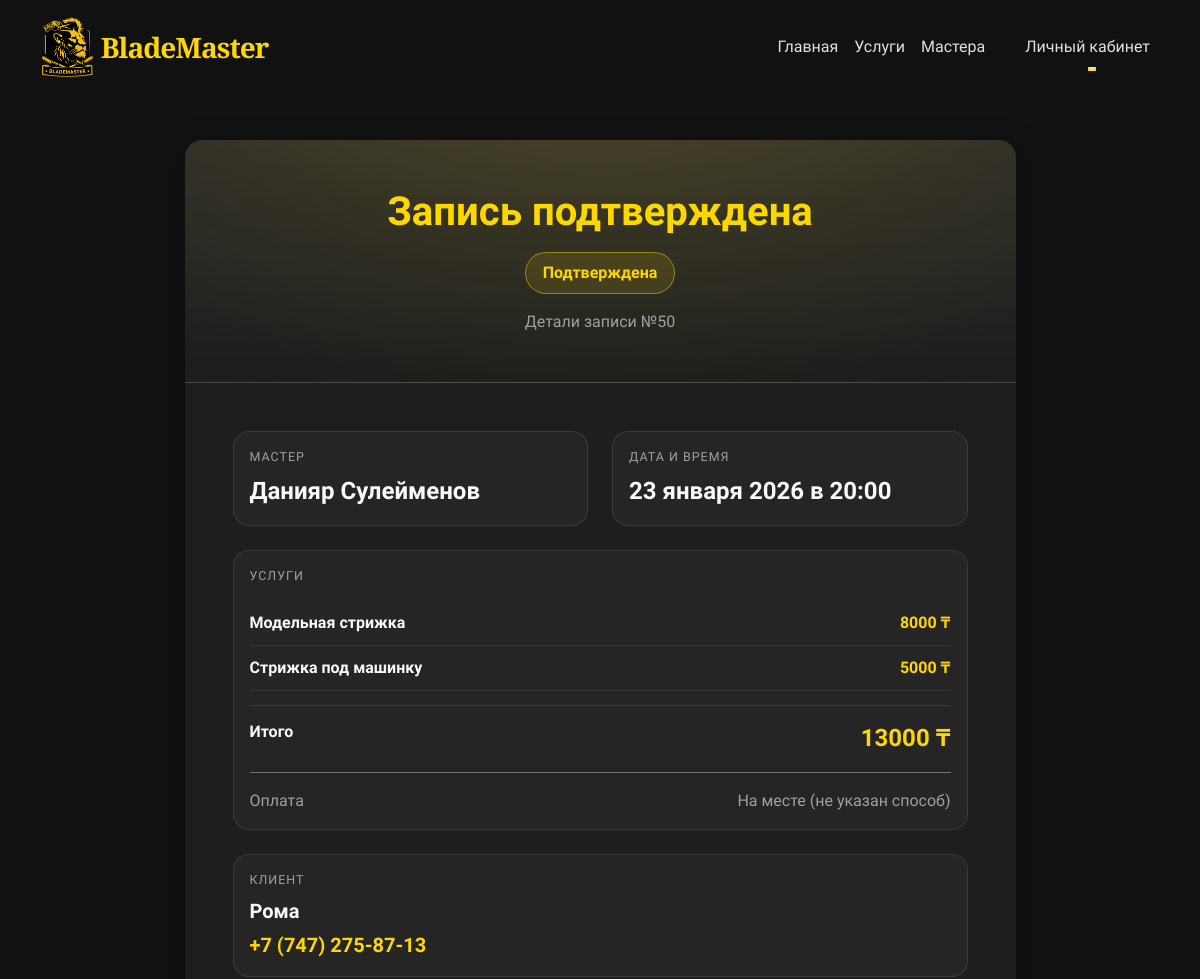
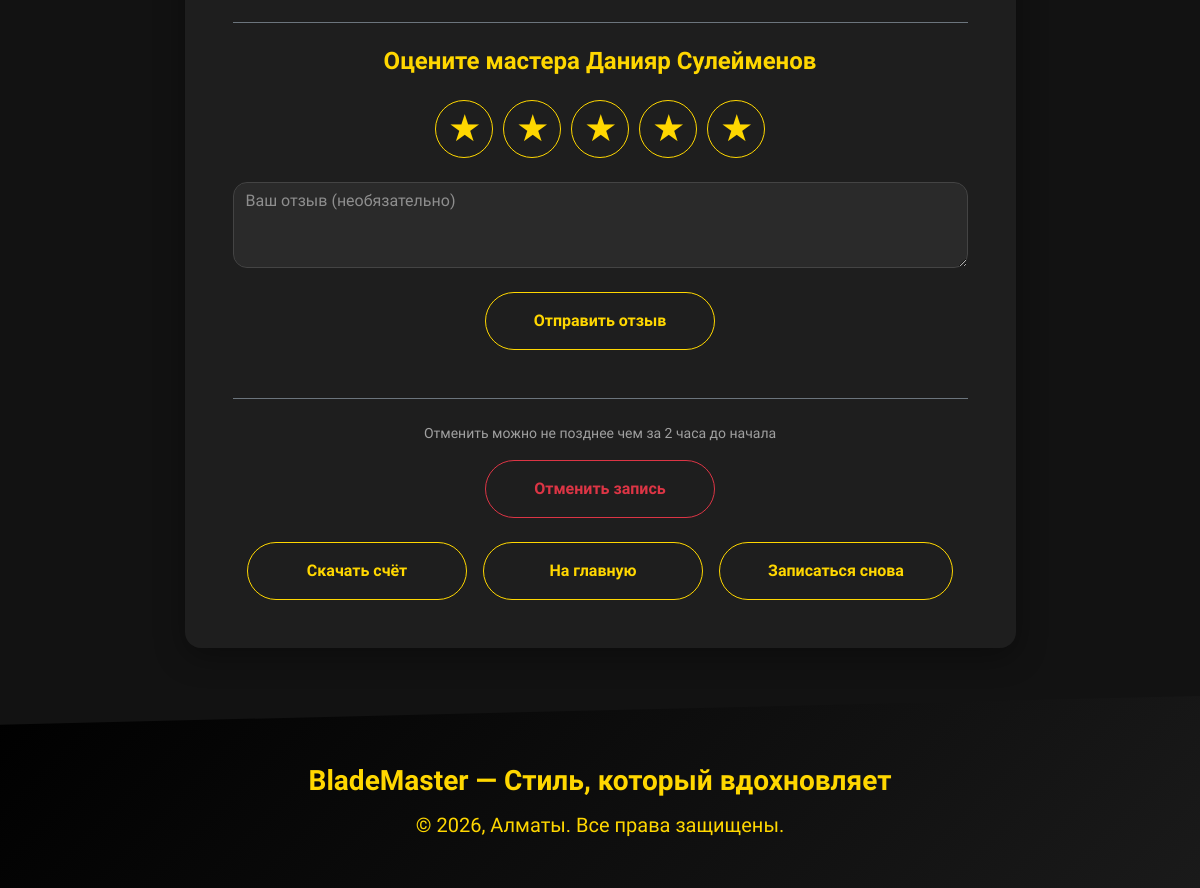
The page /appointment/50/success/ on the database as committed earlier (2 pictures, top to bottom).
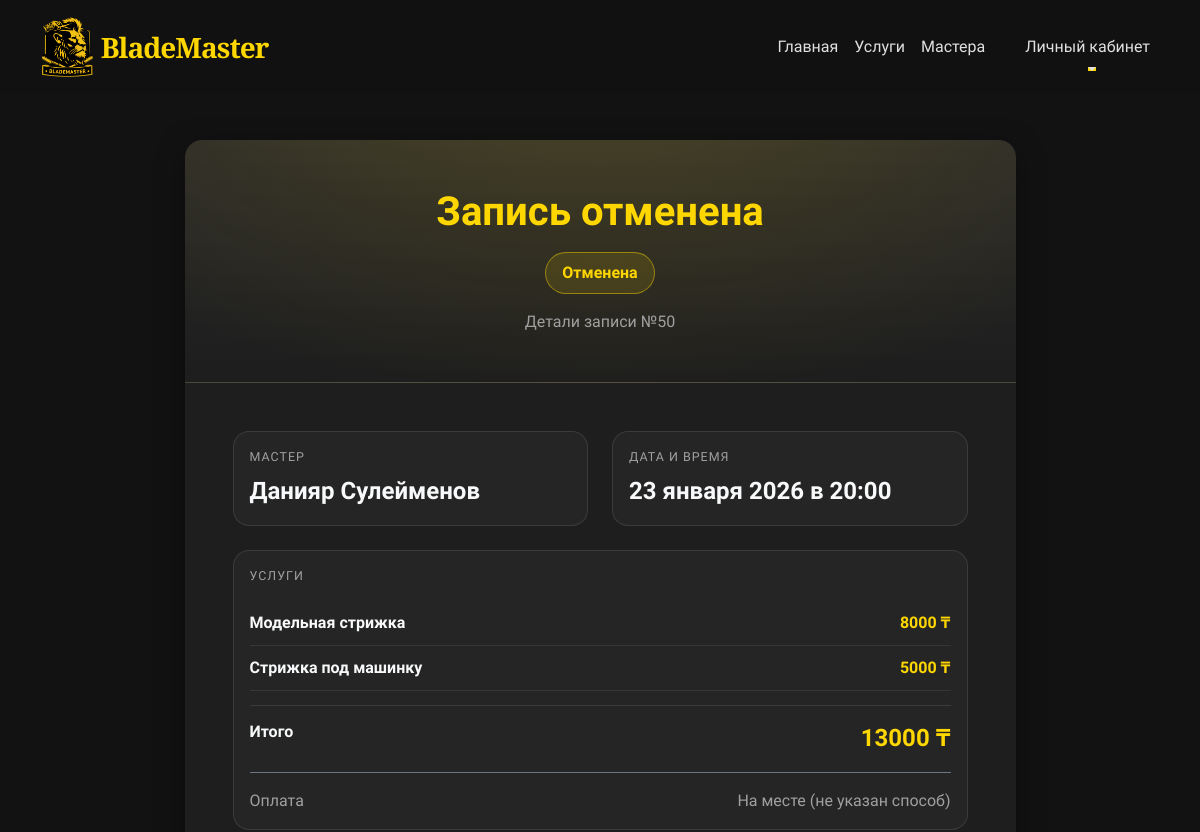
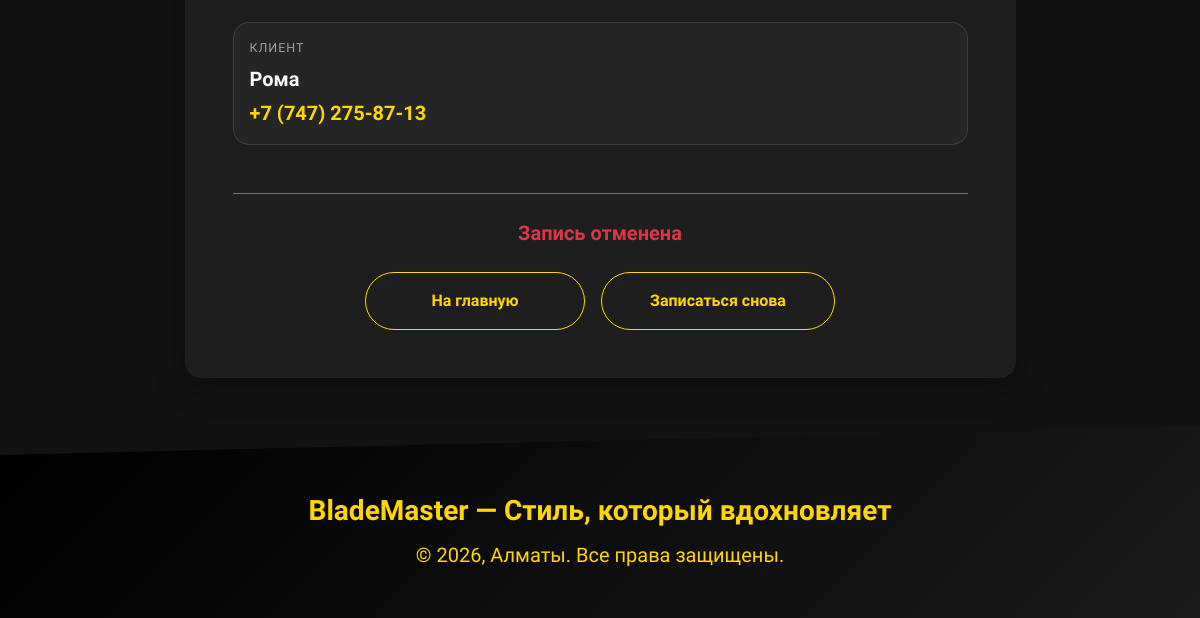
The same page on the database as committed later (2 pictures, top to bottom).
### core/models.py (models this page shows, shortened)
class Appointment(models.Model):
    client_name = models.CharField("Имя клиента", max_length=100)
    client_phone = models.CharField("Телефон клиента", max_length=20)
    client_email = models.EmailField("Email клиента", blank=True, null=True)
    service = models.ManyToManyField(Service, verbose_name="Выбранные услуги")
    master = models.ForeignKey(Master, on_delete=models.CASCADE, verbose_name="Мастер")
    date = models.DateField("Дата записи")
    time = models.TimeField("Время записи")
    status = models.CharField("Статус записи", max_length=20, choices=[
        ('new', 'Новая'),
        ('confirmed', 'Подтверждена'),
        ('completed', 'Выполнена'),
        ('cancelled', 'Отменена'),
        ('no_show', 'Не пришёл'),
    ], default='new')
    created_at = models.DateTimeField("Дата и время создания записи", auto_now_add=True)
    prepayment_amount = models.DecimalField(max_digits=10, decimal_places=2, default=0, verbose_name="Сумма предоплаты")
    prepayment_paid = models.BooleanField(default=False, verbose_name="Предоплата оплачена")
    prepayment_method = models.CharField(max_length=50, blank=True, verbose_name="Способ предоплаты")
    class Meta:
        verbose_name = "Запись"
        verbose_name_plural = "Записи клиентов"
    def total_price(self):
        return sum(service.price for service in self.service.all())

class Master(models.Model):
    full_name = models.CharField("ФИО мастера", max_length=100)
    description = models.TextField("Описание / о себе", blank=True)
    photo = models.ImageField("Фотография мастера", upload_to='masters/', blank=True, null=True)
    user = models.OneToOneField(User, on_delete=models.SET_NULL, null=True, blank=True, related_name='master_profile')
    class Meta:
        verbose_name = "Мастер"
        verbose_name_plural = "Мастера"

class Service(models.Model):
    name = models.CharField("Название услуги", max_length=100)
    description = models.TextField("Описание услуги", blank=True)
    price = models.DecimalField("Цена (₸)", max_digits=10, decimal_places=0)
    duration = models.IntegerField("Длительность (в минутах)", default=60)
    category = models.CharField("Категория", max_length=50, choices=[
        ('haircut', 'Стрижки'),
        ('beard', 'Бритьё и оформление бороды'),
        ('care', 'Уход'),
        ('complex', 'Комплексные процедуры'),
    ], default='haircut')
    class Meta:
        verbose_name = "Услуга"
        verbose_name_plural = "Услуги"

### core/views.py (the view)
# urls.py: path('appointment/<int:appointment_id>/success/', views.book_success, name='book_success'),
def book_success(request, appointment_id):
    appointment = get_object_or_404(Appointment, id=appointment_id)
    total_price = appointment.total_price()
    prepay = appointment.prepayment_amount or Decimal("0.00")
    remaining = (Decimal(str(total_price)) - Decimal(str(prepay)))
    if remaining < 0:
        remaining = Decimal("0.00")
    return render(
        request,
        "core/book_success.html",
        {
            "appointment": appointment,
            "remaining_amount": remaining,
        }
    )

### core/templates/core/book_success.html (shortened to what the changed rows need)
{% extends 'base.html' %}
{% block content %}
<div class="container my-5 bm-page-wrap">
  <div class="row justify-content-center">
    <div class="col-lg-9 col-xxl-8">
      <div class="bm-card p-0 overflow-hidden">
        <div class="bm-status-hero p-4 p-md-5 text-center">
          <h1 class="display-6 fw-bold text-gold mb-2">
            {% if appointment.status == 'cancelled' %}
              Запись отменена
            {% elif appointment.status == 'completed' %}
              Услуга выполнена
            {% elif appointment.status == 'confirmed' %}
              Запись подтверждена
            {% else %}
              Запись успешно создана
            {% endif %}
          </h1>
          <div class="mt-3">
            <span class="bm-status-badge">
              {{ appointment.get_status_display }}
            </span>
          </div>
          <div class="text-muted mt-3">
            Детали записи №{{ appointment.id }}
          </div>
        </div>
        <div class="p-4 p-md-5">
          <div class="row g-4 mb-4">
            <div class="col-md-6">
              <div class="bm-detail-box h-100">
                <div class="bm-label">Мастер</div>
                <div class="fs-4 fw-semibold text-light">{{ appointment.master.full_name }}</div>
              </div>
            </div>
            <div class="col-md-6">
              <div class="bm-detail-box h-100">
                <div class="bm-label">Дата и время</div>
                <div class="fs-4 fw-semibold text-light">
                  {{ appointment.date|date:"d E Y" }} в {{ appointment.time|time:"H:i" }}
                </div>
              </div>
            </div>
          </div>
          <div class="bm-detail-box mb-4">
            <div class="bm-total-row">
              <div class="text-light">Итого</div>
              <div class="text-gold fs-4">{{ appointment.total_price }} ₸</div>
            </div>
            {% if appointment.prepayment_amount and appointment.prepayment_amount|floatformat:0 != "0" %}
              <div class="mt-3">
                <div class="d-flex justify-content-between">
                  <div class="text-muted">Предоплата</div>
                  <div class="text-gold fw-bold">{{ appointment.prepayment_amount }} ₸</div>
                </div>
                <div class="d-flex justify-content-between mt-2">
                  <div class="text-muted">Способ</div>
                  <div class="text-muted">{{ appointment.prepayment_method|default:"(не указан)" }}</div>
                </div>
                <div class="d-flex justify-content-between mt-3 pt-3 border-top border-secondary">
                  <div class="text-light fw-bold">Осталось оплатить</div>
                  <div class="text-gold fw-bold fs-5">{{ remaining_amount }} ₸</div>
                </div>
                <div class="text-muted small mt-2">
                  Предоплата — имитация (не реальная оплата).
                </div>
              </div>
            {% else %}
              <div class="d-flex justify-content-between mt-3 pt-3 border-top border-secondary">
                <div class="text-muted">Оплата</div>
                <div class="text-muted">{{ appointment.prepayment_method|default:"На месте (не указан способ)" }}</div>
              </div>
            {% endif %}
          </div>
          <div class="bm-detail-box mb-4">
            <div class="d-flex flex-column flex-md-row justify-content-between gap-2">
              <div>
                <div class="fs-5 fw-semibold text-light mb-1">{{ appointment.client_name }}</div>
                <a href="tel:{{ appointment.client_phone }}" class="text-gold text-decoration-none fs-5 fw-bold">
                  {{ appointment.client_phone }}
                </a>
              </div>
            </div>
          </div>
          {% if appointment.status != 'cancelled' %}
            {% if not appointment.review %}
              <div class="border-top border-secondary pt-4 mt-4">
                <h4 class="text-center mb-4 text-gold fw-bold">
                  Оцените мастера {{ appointment.master.full_name }}
                </h4>
                <form method="post" action="{% url 'add_review' appointment.id %}">
                  <div class="bm-stars-wrap mb-4">
                    {% for i in "12345" %}
                      <button type="button"
                              class="btn btn-outline-gold bm-star-btn star-btn"
                              data-value="{{ i }}">
                        <span>★</span>
                      </button>
                    {% endfor %}
                  </div>
                  <textarea name="comment"
                            class="form-control bm-input mb-4"
                            rows="3"
                            placeholder="Ваш отзыв (необязательно)"></textarea>
                  <div class="text-center">
                    <button type="submit"
                            class="btn btn-outline-gold px-5 py-3 rounded-pill fw-bold">
                      Отправить отзыв
                    </button>
                  </div>
                </form>
              </div>
            {% endif %}
          {% endif %}
          <div class="bm-actions text-center mt-5 pt-4 border-top border-secondary">
            {% if appointment.status == 'new' or appointment.status == 'confirmed' %}
              <div class="mb-4">
                <p class="text-muted small mb-3">Отменить можно не позднее чем за 2 часа до начала</p>
                <a href="{% url 'cancel_appointment' appointment.id %}"
                   class="btn btn-outline-danger px-5 py-3 rounded-pill fw-bold"
                   onclick="return confirm('Точно отменить запись?')">
                  Отменить запись
                </a>
              </div>
            {% elif appointment.status == 'cancelled' %}
              <p class="text-danger fw-semibold fs-5 mb-4">Запись отменена</p>
            {% endif %}
            <div class="d-grid d-md-flex justify-content-md-center gap-3 flex-wrap">
              {% if appointment.status != 'cancelled' %}
                <a href="{% url 'generate_invoice_pdf' appointment.id %}"
                   class="btn btn-outline-gold px-5 py-3 rounded-pill fw-bold"
                   target="_blank">
                  Скачать счёт
                </a>
              {% endif %}
              <a href="/" class="btn btn-outline-gold px-5 py-3 rounded-pill fw-bold">На главную</a>
              <a href="/services/" class="btn btn-outline-gold px-5 py-3 rounded-pill fw-bold">Записаться снова</a>
            </div>
          </div>
        </div>
      </div>
    </div>
  </div>
</div>
{% endblock %}

Rows that differ between the two databases and show on the page:
changed Appointment "Рома": status "Подтверждена" → "Отменена"; master.full_name "Данияр Сулейменов" → (not shown)
Other text that changed with them:
text no longer shown: "Запись подтверждена Оцените мастера Отправить отзыв Отменить можно не позднее чем за 2 часа до начала Отменить запись Скачать счёт"
text now shown: "Запись отменена Запись отменена"
